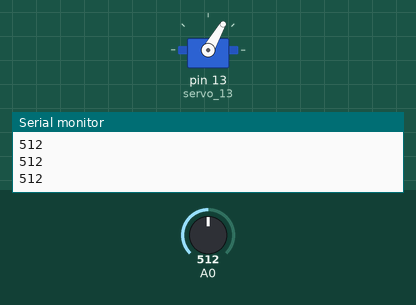
This sketch was run on a simulated Arduino Uno, built with avr-gcc and run on an emulated ATmega328P. On the bench: servo, the last lines printed to the serial monitor. The inputs (shaded band) are chosen by the test bench; at power-on: A0 = 512.

Above: at 1.91 s.
2.3 s: A0 set to 214
5.3 s: A0 set to 188
At 5.8 s:
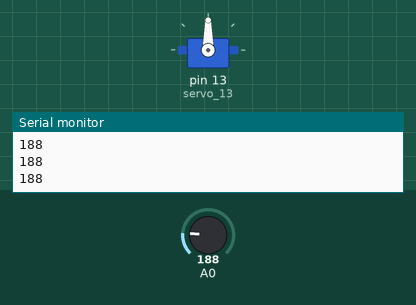
6.8 s: A0 set to 210
At 7.3 s:
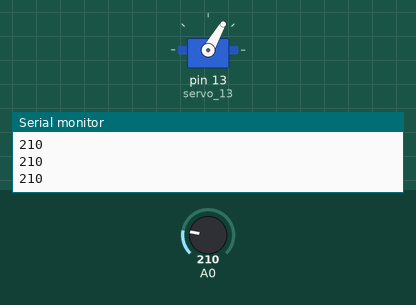
9.8 s: A0 set to 190
At 11.1 s:
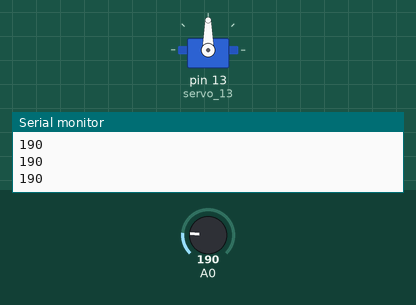
Timing chart, 0 to 12.3 s (numbered marks = the images above; inputs shaded):
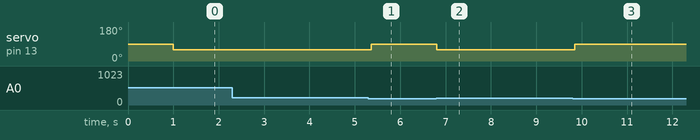

Measured:
- the behaviour switches between 200 and 199 on A0 (found by bisection; images 0 and 1)
- after the input at 5.3 s, servo on pin 13 (servo_13): 60° → 90° after 0.06 s
- after the input at 6.8 s, servo on pin 13 (servo_13): 90° → 60° at once
- after the input at 9.8 s, servo on pin 13 (servo_13): 60° → 90° at once

The sketch:

googleDino.ino
```cpp
#include <Servo.h>

Servo servo_13;

void setup(){
  Serial.begin(9600);
  servo_13.attach(13);
  servo_13.write(90);
  delay(1000);
}

void loop(){
  Serial.println(analogRead(A0));
  if (analogRead(A0) >= 200) {
    servo_13.write(60);
    delay(100);

  }
  servo_13.write(90);
  delay(1);

}
```
